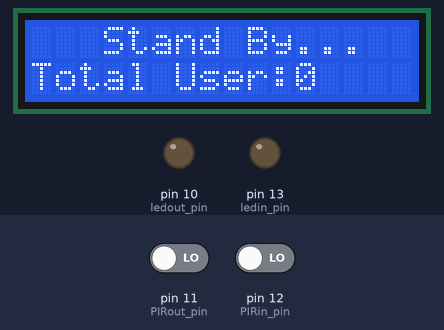
This sketch was run on a simulated Arduino Uno, built with avr-gcc and run on an emulated ATmega328P. On the bench: 16×2 character LCD, output pins drawn as LEDs (lit = HIGH). The test bench sets the inputs (shaded band); at power-on: pin 12 (PIRin_pin) LOW, pin 11 (PIRout_pin) LOW.

Above: at 7.8 s.
7.9 s: pin 12 (PIRin_pin) driven HIGH
At 8.4 s:
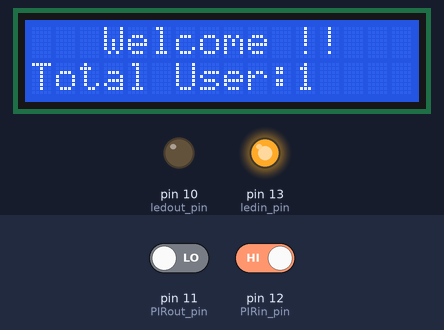
9.4 s: pin 11 (PIRout_pin) driven HIGH
At 9.8 s:
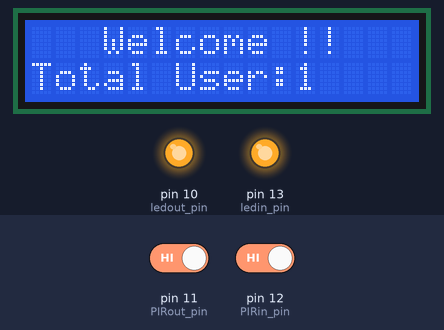
10.9 s: pin 12 (PIRin_pin) driven LOW
At 12.1 s:
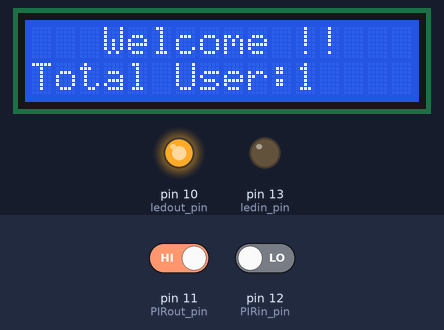
13.9 s: pin 12 (PIRin_pin) driven HIGH
At 15.1 s:
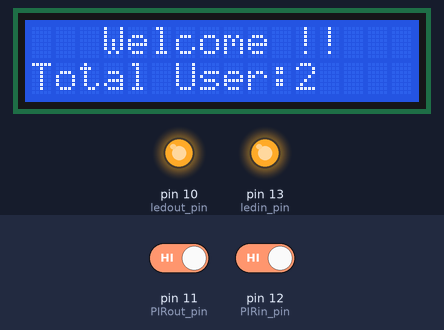
15.4 s: pin 11 (PIRout_pin) driven LOW and pin 12 (PIRin_pin) driven LOW
At 16.2 s:
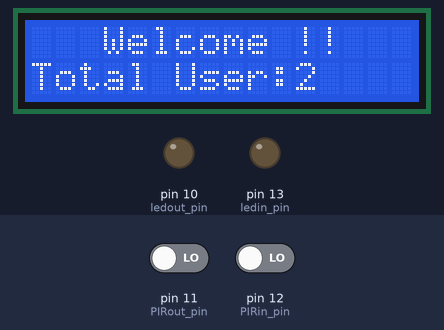
Timing chart, 0 to 18.4 s (numbered marks = the images above; inputs shaded):
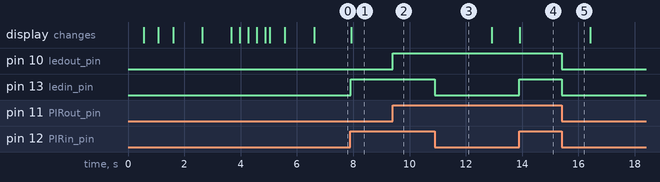

Measured:
- after the input at 7.9 s, pin 13 (ledin_pin): LOW → HIGH at once; the display: changes at once (image 1)
- after the input at 9.4 s, pin 10 (ledout_pin): LOW → HIGH at once
- after the input at 10.9 s, pin 13 (ledin_pin): HIGH → LOW at once
- after the input at 13.9 s, pin 13 (ledin_pin): LOW → HIGH at once; the display: changes at once (image 4)
- after the input at 15.4 s, pin 10 (ledout_pin), pin 13 (ledin_pin): HIGH → LOW at once

The sketch:

CFV3.0.ino
```cpp
//計時器函式庫
#include <Timer.h>
//I2C用函式庫
#include <Wire.h>
#include <LiquidCrystal_I2C.h>

//設定I2C LCD
LiquidCrystal_I2C lcd(0x27, 2, 1, 0, 4, 5, 6, 7, 3, POSITIVE);

//宣告外側紅外線感測器PIN、狀態、LED PIN之變數
unsigned int PIRout_pin = 11;
unsigned int PIRout_state = 0;
unsigned int ledout_pin = 10;

//宣告內側紅外線感測器PIN、狀態、LED PIN之變數
unsigned int PIRin_pin = 12;
unsigned int PIRin_state = 0;
unsigned int ledin_pin = 13;

//宣告取用人數、計數器延遲時間之變數
unsigned long customer_count = 0;
unsigned int customer_count_pre = 0;


//--以下Timer參數放置區--//

//宣告外側紅外線感測器現在計時、上次計時、延遲時間
unsigned long PIRout_timer_now = 0;
unsigned long PIRout_timer_pre = 0;
unsigned int PIRout_timer_delay = 2500;

//宣告內側紅外線感測器現在計時、上次計時、延遲時間
unsigned long PIRin_timer_now = 0;
unsigned long PIRin_timer_pre = 0;
unsigned int PIRin_timer_delay = 2500;


//--以上Timer參數放置區--//


void setup() {

//電腦Serial Port監控、Debug用
  Serial.begin(9600);

//外內部紅外線感測器和LED的PIN MODE
  pinMode (PIRout_pin,INPUT);
  pinMode (ledout_pin,OUTPUT);
  pinMode (PIRin_pin,INPUT);
  pinMode (ledin_pin,OUTPUT);

//啟動LCD
lcd_setup();
}

void loop() {

//外部紅外線感測器運作
PIRout_run();

//內部紅外線感測器運作
PIRin_run();

//Serial Port 回饋指令
//Serial.println(customer_count_pre);
}
```

PIRin_run.ino
```cpp
//內部紅外線感測器觸發

void PIRin_run(){

PIRin_timer_now = millis();

//讀取內部紅外線感測器的狀態
PIRin_state = digitalRead(PIRin_pin);

//如果紅外線感測到則點亮LED
  if(HIGH==PIRin_state)
     digitalWrite(ledin_pin,HIGH);
//如果紅外線沒感測到就熄滅LED
  else digitalWrite(ledin_pin,LOW);


//檢查上次之觸發時間，如已超過設定之延遲時間，且當紅外線感測到時執行命令一，否則執行命令二
 if(PIRin_timer_now - PIRin_timer_pre >= PIRin_timer_delay  &&  HIGH==PIRin_state)
   {
//命令一：使LCD自第一行第一字起顯示Welcome!!
      lcd.setCursor(0, 0);
      lcd.print("   Welcome !!  ");

//檢查是否仍於同一感測週期內，如不是則執行命令三並標記週期開始，是則跳過執行
      if(customer_count_pre == 0)
      {
//命令三：增加人數計算一位，並使LCD第二行第十二字起顯示目前人數，格數限制最多顯示99999人
      customer_count++;
      lcd.setCursor(11, 1);
      lcd.print(customer_count);
//標記週期開始
      customer_count_pre = 1;
      }
//觸發時間更新，使延遲時間重新計算
      PIRin_timer_pre = PIRin_timer_now;
   }

//命令二，檢查上次之觸發時間，如已超過設定之延遲時間，則執行命令四，否則跳過執行
 else
 {
 if(PIRin_timer_now - PIRin_timer_pre >= PIRin_timer_delay)
 {
 //命令四，使LCD自第一行第一字起顯示Stand By...，並標記週期結束
      lcd.setCursor(0, 0);
      lcd.print("   Stand By...  ");
 //標記週期結束
      customer_count_pre = 0;
 }
 }

}
```

PIRout_run.ino
```cpp
//外部紅外線感測器觸發

void PIRout_run(){

//讀取外部紅外線感測器的狀態
PIRout_state = digitalRead(PIRout_pin);

  if(HIGH==PIRout_state)
     digitalWrite(ledout_pin,HIGH);
  else digitalWrite(ledout_pin,LOW);
}
```

lcd_setup.ino
```cpp
void lcd_setup()
{
  //啟動LCD
  lcd.begin(16, 2);
  int lcd_load;

//LCD閃爍一次
  lcd.backlight(); // 開啟背光
  delay(500);
  lcd.noBacklight(); // 關閉背光
  delay(500);
  lcd.backlight();
  delay(500);

//LCD初始化第一段顯示
  lcd.clear();
  lcd.setCursor(0, 0); // 設定游標位置在第一行行首
  lcd.print("- PIR  Counter -");
  lcd.setCursor(0, 1); // 設定游標位置在第二行行首
  lcd.print("- Version 1.10 -");
  delay(1000);

//LCD初始化第二段顯示
  lcd.clear();
  lcd.setCursor(0, 0);
  lcd.print("By Randian Sive");
  lcd.setCursor(0, 1);
  lcd.print("ChingFeng Co.LTD");
  delay(1000);

//PIR Sensor開機緩衝時間
  lcd.clear();
  lcd.setCursor(0, 0);
  lcd.print("Now Setting Up..");
  lcd.setCursor(0, 1);
  lcd.print("Process... ");

for(lcd_load=0;lcd_load<=100;lcd_load++)
{
  lcd.setCursor(11, 1);
  lcd.print(lcd_load*1);
  lcd.print("%");
  delay(10);
}

//啟動完成顯示
  delay(500);
  lcd.clear();
  lcd.setCursor(0, 0);
  lcd.print("      DONE      ");
  lcd.setCursor(0, 1);
  lcd.print(" SENSOR  ACTIVE ");
  delay(1000);


//進入常駐狀態畫面
  lcd.clear();
  lcd.setCursor(0, 0);
  lcd.print("   Stand By...  ");
  lcd.setCursor(0, 1);
  lcd.print("Total User:");
  lcd.setCursor(11, 1);
  lcd.print(customer_count);
}
```
